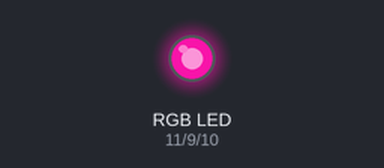
Recording of a sketch running on a simulated Arduino Uno, built with avr-gcc and run on an emulated ATmega328P. On the bench: an RGB LED mixed from three pins (HIGH = lit). Dim RGB values are drawn brighter than linear; random numbers use the default seed unless the sketch sets one.

Above: at 0.12 s.
At 5.13 s:
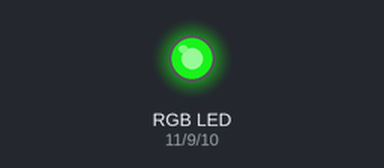
At 10.13 s:
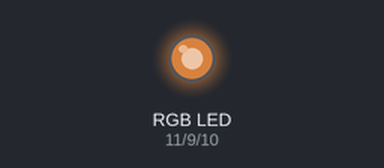
At 19.9 s:
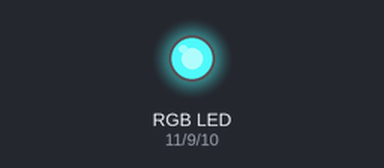
At 29.66 s:
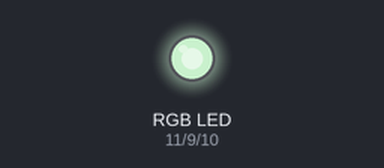
At 39.67 s:
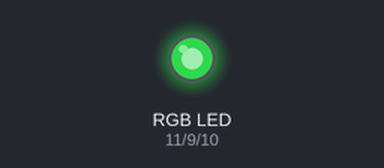
Timing chart, 0 to 40.0 s (numbered marks = the images above):
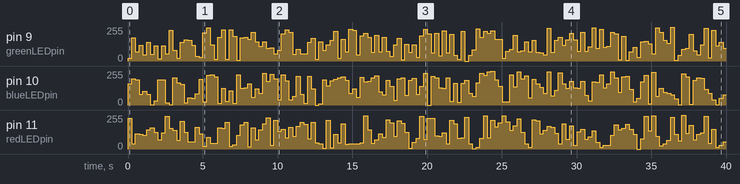

Measured:
- by itself, pin 9 (greenLEDpin): 0/255 → 19/255 at 0.00 s, → 175/255 0.25 s later, → 68/255 0.25 s later, → 120/255 0.25 s later, … (160 changes in this stretch)
- by itself, pin 11 (redLEDpin): 0/255 → 232/255 at 0.00 s, → 38/255 0.25 s later, → 114/255 0.25 s later, → 109/255 0.25 s later, … (160 changes in this stretch)

The sketch:

random-colors.ino
```cpp
// Set a LED to a random color 4 times by second

const int greenLEDpin = 9;
const int blueLEDpin = 10;
const int redLEDpin = 11;

int redValue = 100;
int greenValue = 200;
int blueValue = 0;

void setup() {
	Serial.begin(9600);

	pinMode(greenLEDpin, OUTPUT);
	pinMode(redLEDpin, OUTPUT);
	pinMode(blueLEDpin, OUTPUT);
}

void loop() {

	redValue = random(255);
	greenValue = random(255);
	blueValue = random(255);

	analogWrite(redLEDpin, redValue);
	analogWrite(blueLEDpin, blueValue);
	analogWrite(greenLEDpin, greenValue);

	delay(250);
}
```
